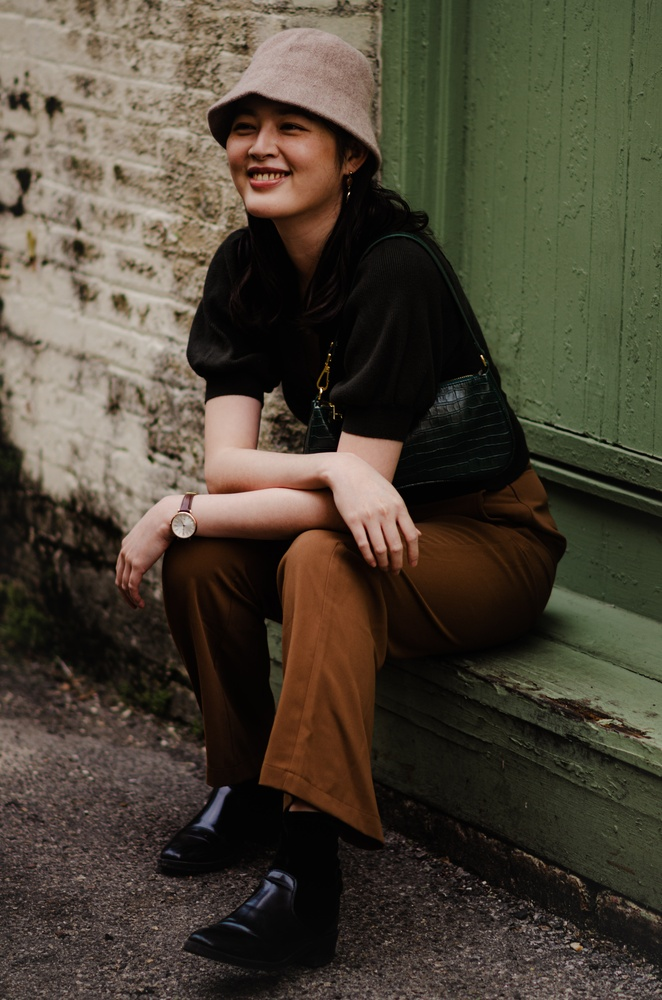
//> input picture Homework9/test.jpg, 662 x 1000 px, shrunk from 3264 x 4928 before the run
$ ./Test_OpenMP   (built with g++ and OpenCV 4)
//> lines starting //> are read from the running program, lines starting //| are printed output that depends on the picture
#include <opencv2/opencv.hpp>
#include <iostream>
#include <math.h>
#include <time.h>
#include "omp.h"

using namespace std;
using namespace cv;

int main() {
	Mat src = imread("test.jpg");
//> src is the input picture: 1000 rows x 662 cols, CV_8UC3; mean B, G, R 54.2, 67.8, 75.4
	Mat src_gray;
	cvtColor(src, src_gray, COLOR_BGR2GRAY);
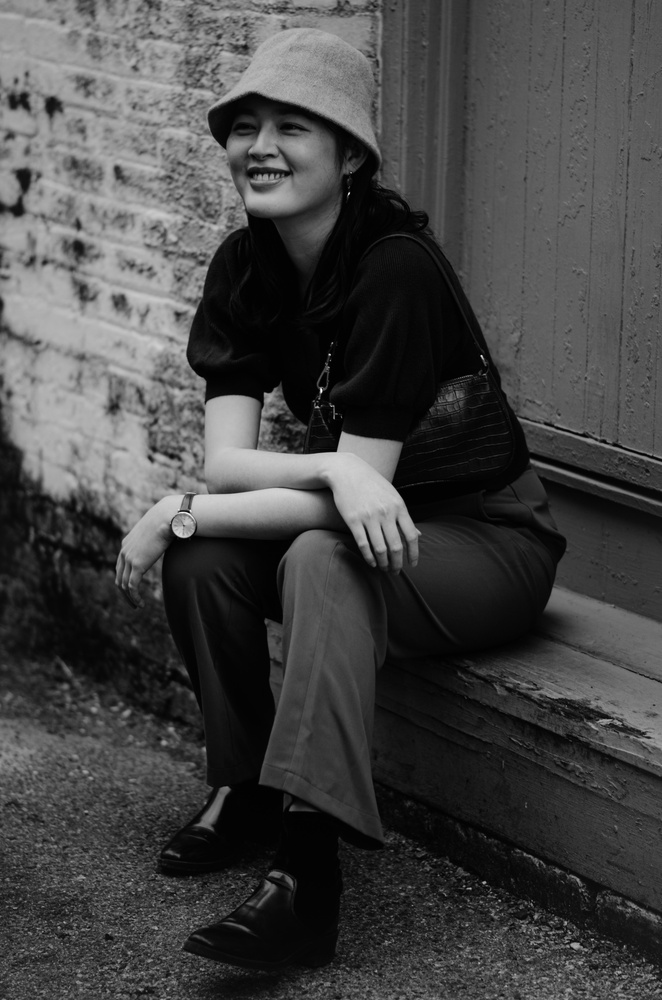
//> src_gray: 1000 rows x 662 cols, CV_8UC1; min 0, max 251, mean 68.5

	Mat dst;
	int dst_gx, dst_gy;
	dst = src_gray.clone();

	int gx[9] = { -1, 0, 1, -2, 0, 2, -1, 0, 1 };
	int gy[9] = { -1, -2, -1, 0, 0, 0, 1, 2, 1 };


	int m, n;
	m = src_gray.rows;
//> m = 1000
	n = src_gray.cols;
//> n = 662
	printf("m, n: %d, %d\n", m, n);
//| m, n: 1000, 662

	// Test basic calculation
	clock_t start1 = clock();
	for (int i = 0; i < m; i++) {
		for (int j = 0; j < n; j++) {
			if (i > 1 && i < m - 1 && j > 1 && j < n - 1) {
				dst_gx = src_gray.at<uchar>(i - 1, j - 1)* gx[0] + src_gray.at<uchar>(i - 1, j) * gx[1] + src_gray.at<uchar>(i - 1, j + 1) * gx[2] + \
					src_gray.at<uchar>(i, j - 1) * gx[3] + src_gray.at<uchar>(i, j) * gx[4] + src_gray.at<uchar>(i, j + 1) * gx[5] + \
					src_gray.at<uchar>(i + 1, j - 1) * gx[6] + src_gray.at<uchar>(i + 1, j) * gx[7] + src_gray.at<uchar>(i + 1, j + 1) * gx[8];
				dst_gy = src_gray.at<uchar>(i - 1, j - 1) * gy[0] + src_gray.at<uchar>(i - 1, j) * gy[1] + src_gray.at<uchar>(i - 1, j + 1) * gy[2] + \
					src_gray.at<uchar>(i, j - 1) * gy[3] + src_gray.at<uchar>(i, j) * gy[4] + src_gray.at<uchar>(i, j + 1) * gy[5] + \
					src_gray.at<uchar>(i + 1, j - 1) * gy[6] + src_gray.at<uchar>(i + 1, j) * gy[7] + src_gray.at<uchar>(i + 1, j + 1) * gy[8];
				dst.at<uchar>(i, j) = round(sqrt(dst_gx * dst_gx + dst_gy * dst_gy));
				if (dst.at<uchar>(i, j) > 255) {
					dst.at<uchar>(i, j) = 255;
				}
				if (dst.at<uchar>(i, j) < 0) {
					dst.at<uchar>(i, j) = 0;
				}
			}
			else {
				dst.at<uchar>(i, j) = src_gray.at<uchar>(i, j);
			}
		}
	}
//> this loop made 1000 passes
//> (dst_gx, dst_gy) on passes 1 to 3: (0, 0), (0, 0), (-11, -3)
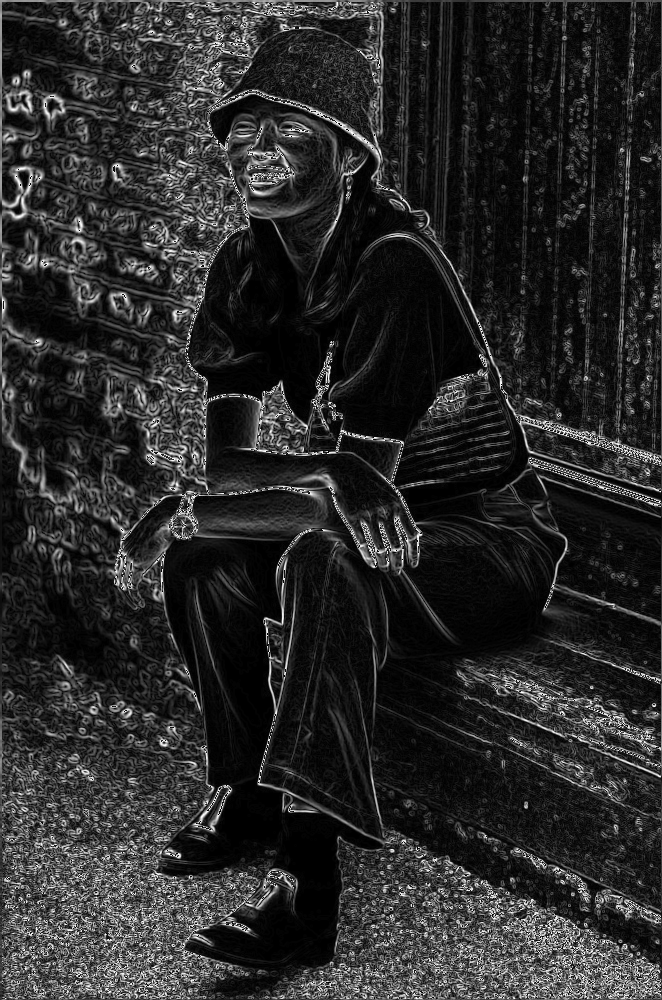
//> dst: 1000 rows x 662 cols, CV_8UC1; min 0, max 255, mean 42.3
//> after the loop, dst_gx = 0; dst_gy = -92
	clock_t stop1 = clock();


	//Using OpenMP
	clock_t start2 = clock();
	#pragma omp parallel for private(dst_gx, dst_gy)
	for (int i = 0; i < m; i++) {
		for (int j = 0; j < n; j++) {
			if (i > 1 && i < m - 1 && j > 1 && j < n - 1) {
				dst_gx = src_gray.at<uchar>(i - 1, j - 1) * gx[0] + src_gray.at<uchar>(i - 1, j) * gx[1] + src_gray.at<uchar>(i - 1, j + 1) * gx[2] + \
					src_gray.at<uchar>(i, j - 1) * gx[3] + src_gray.at<uchar>(i, j) * gx[4] + src_gray.at<uchar>(i, j + 1) * gx[5] + \
					src_gray.at<uchar>(i + 1, j - 1) * gx[6] + src_gray.at<uchar>(i + 1, j) * gx[7] + src_gray.at<uchar>(i + 1, j + 1) * gx[8];
				dst_gy = src_gray.at<uchar>(i - 1, j - 1) * gy[0] + src_gray.at<uchar>(i - 1, j) * gy[1] + src_gray.at<uchar>(i - 1, j + 1) * gy[2] + \
					src_gray.at<uchar>(i, j - 1) * gy[3] + src_gray.at<uchar>(i, j) * gy[4] + src_gray.at<uchar>(i, j + 1) * gy[5] + \
					src_gray.at<uchar>(i + 1, j - 1) * gy[6] + src_gray.at<uchar>(i + 1, j) * gy[7] + src_gray.at<uchar>(i + 1, j + 1) * gy[8];
				dst.at<uchar>(i, j) = round(sqrt(dst_gx * dst_gx + dst_gy * dst_gy));
				if (dst.at<uchar>(i, j) > 255) {
					dst.at<uchar>(i, j) = 255;
				}
				if (dst.at<uchar>(i, j) < 0) {
					dst.at<uchar>(i, j) = 0;
				}
			}
			else {
				dst.at<uchar>(i, j) = src_gray.at<uchar>(i, j);
			}
		}
	}
//> this loop made 1000 passes
//> (dst_gx, dst_gy) on passes 1 to 3: (0, -92), (0, -92), (-11, -3)
//> after the loop, dst_gx = 0; dst_gy = -92
	clock_t stop2 = clock();

	double div = double(stop1 - start1) / double(stop2 - start2);

	printf("Basic Calc: %d\n", stop1 - start1);
	printf("Using OpenMP: %d\n", stop2 - start2);
	printf("Div: %f\n", div);


	imshow("dst", dst);

	//imwrite("./test_dst.jpg", dst);
	waitKey(0);

	return 0;


}
